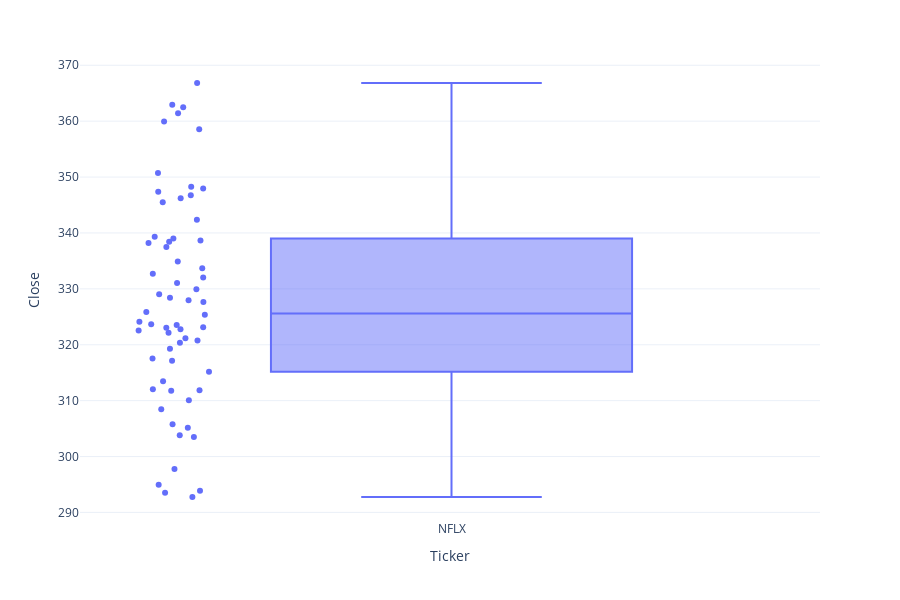

This figure's notebook cell:
### Code cell
px.box(data_frame=stocks_dataset[stocks_dataset['Ticker'] == 'NFLX'], 
       x='Ticker', y='Close', points='all', height=600)

### Figure 1 — Plotly figure (JSON) as saved in the notebook; plotly's stock layout.template omitted (floating-point values rounded to 4 significant figures)
{"data": [{"alignmentgroup": "True", "boxpoints": "all", "hovertemplate": "Ticker=%{x}<br>Close=%{y}<extra></extra>", "legendgroup": "", "marker": {"color": "#636efa"}, "name": "", "notched": false, "offsetgroup": "", "orientation": "v", "showlegend": false, "type": "box", "x": ["NFLX", "NFLX", "NFLX", "NFLX", "NFLX", "NFLX", "NFLX", "NFLX", "NFLX", "NFLX", "NFLX", "NFLX", "NFLX", "NFLX", "NFLX", "NFLX", "NFLX", "NFLX", "NFLX", "NFLX", "NFLX", "NFLX", "NFLX", "NFLX", "NFLX", "NFLX", "NFLX", "NFLX", "NFLX", "NFLX", "NFLX", "NFLX", "NFLX", "NFLX", "NFLX", "NFLX", "NFLX", "NFLX", "NFLX", "NFLX", "NFLX", "NFLX", "NFLX", "NFLX", "NFLX", "NFLX", "NFLX", "NFLX", "NFLX", "NFLX", "NFLX", "NFLX", "NFLX", "NFLX", "NFLX", "NFLX", "NFLX", "NFLX", "NFLX", "NFLX", "NFLX", "NFLX"], "x0": " ", "xaxis": "x", "y": [363.0, 366.8, 362.5, 347.4, 358.6, 360.0, 361.4, 350.7, 348.0, 337.5, 334.9, 323.6, 317.1, 323.0, 322.1, 313.5, 311.9, 315.2, 312.0, 308.5, 311.8, 297.8, 292.8, 293.5, 294.9, 303.8, 310.1, 303.5, 305.1, 305.8, 293.9, 320.4, 328.4, 327.7, 323.5, 332.0, 338.4, 345.5, 348.3, 346.8, 342.4, 339.3, 339.0, 338.2, 331.0, 346.2, 338.6, 332.7, 333.7, 323.1, 325.4, 328.0, 329.0, 322.5, 321.1, 325.9, 329.9, 324.1, 317.5, 319.3, 320.8, 322.8], "y0": " ", "yaxis": "y"}], "layout": {"boxmode": "group", "height": 600, "legend": {"tracegroupgap": 0}, "margin": {"t": 60}, "xaxis": {"anchor": "y", "domain": [0, 1], "title": {"text": "Ticker"}}, "yaxis": {"anchor": "x", "domain": [0, 1], "title": {"text": "Close"}}}}
